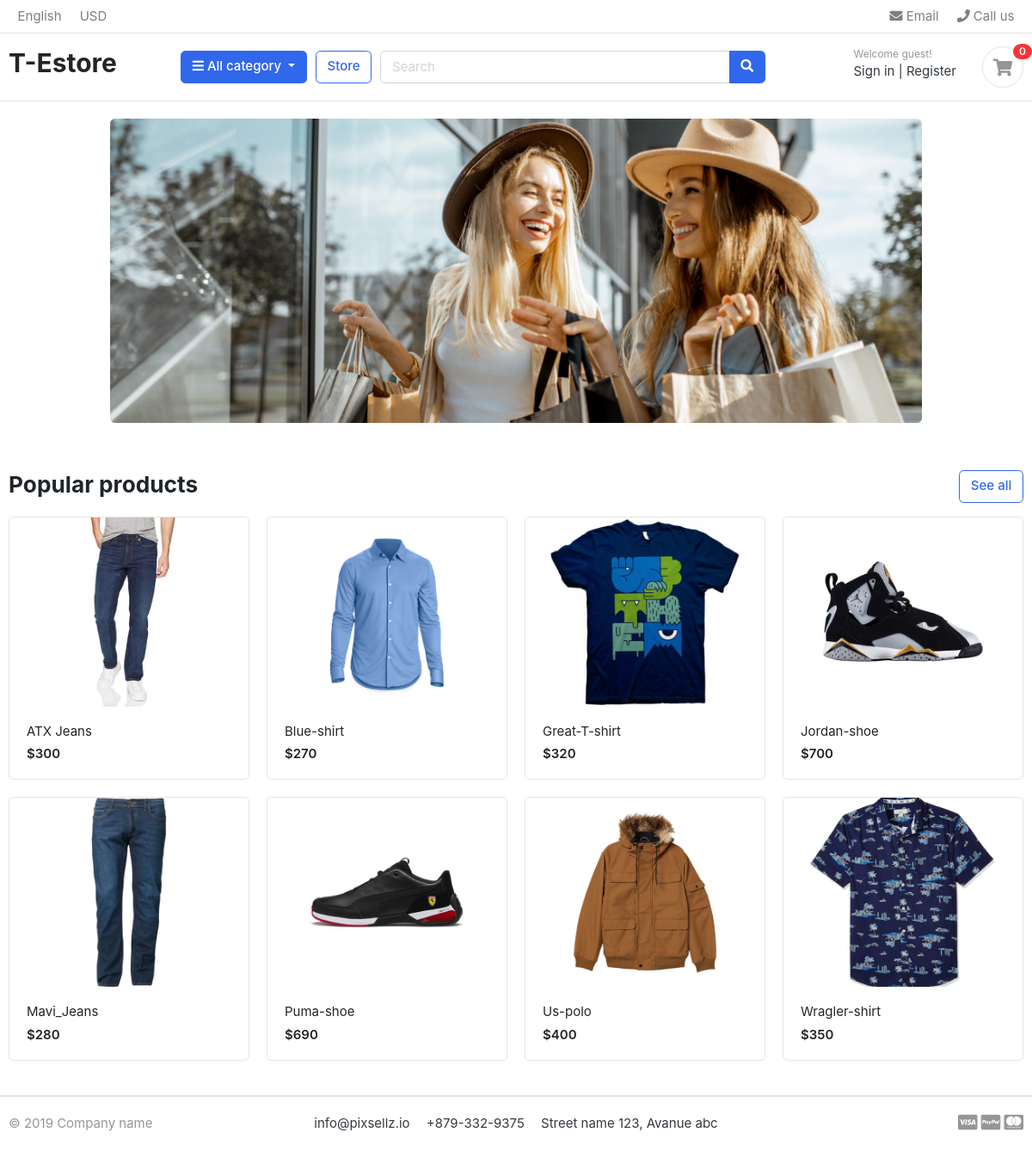
The page / on the database its author committed.
### store/models.py (models this page shows, shortened)
class Product(models.Model):
    product_name= models.CharField(max_length=200)
    slug= models.CharField(max_length=100)
    price= models.IntegerField()
    stock=models.IntegerField()
    description= models.TextField()
    created_date=models.DateTimeField(auto_now_add=True)
    modify_date=models.DateTimeField(auto_now=True)
    is_available=models.BooleanField(default=True)
    images=models.ImageField(upload_to='photos/products')
    cartegory=models.ForeignKey(Cartegory, on_delete=models.CASCADE)
    def get_url(self):
        return reverse('product_details', args=[self.cartegory.slug, self.slug])

### ecommerce/views.py (the view)
# urls.py: 2. Add a URL to urlpatterns:  path('', views.home, name='home')
def home(request):
    products=Product.objects.all().filter(is_available=True)
    product_count=products.count()
    context={'products': products, 'product_count':product_count}
    return render(request, 'home.html', context)

### cart/context_processors.py (called while the page is built)
def counters(request):
    cart_count=0
    if 'admin' in request.path:
        return {}
    else:
        try:
            cart=Cart.objects.all().filter(cart_id=_cart_id(request))
            if request.user.is_authenticated:
                cart_items=CartItem.objects.all().filter(user=request.user)
            else:
                cart_items=CartItem.objects.all().filter(cart=cart[:1])
            for cart_item in cart_items:
                cart_count+=cart_item.quantity
        except Cart.DoesNotExist:
            cart_count=0
            pass
    return dict(cart_count=cart_count)

### cart/views.py (called while the page is built)
def _cart_id(request):
    cart=request.session.session_key
    if not cart:
        cart=request.session.create()
    return cart

### cartegory/context_processor.py (called while the page is built)
def menu_links(self):
    links=Cartegory.objects.all()
    return dict(links=links)

### cartegory/models.py (called while the page is built)
    def get_url(self):
        return reverse('product_by_cartegory', args=[self.slug])

### templates/home.html
{% extends 'base.html' %}
{% load static %}
{% block content %}
<section class="section-intro padding-y-sm">
    <div class="container">
    <div class="intro-banner-wrap" style="display: flex; justify-content:center;">
        <img src="{% static 'images/banners/shop2.jpg' %}" class="img-fluid rounded" style="width: 80%;">
    </div>
    </div>
    </section>
    <section class="section-name padding-y-sm">
    <div class="container">
    <header class="section-heading">
        <a href="{% url 'store' %}" class="btn btn-outline-primary float-right">See all</a>
        <h3 class="section-title">Popular products</h3>
    </header>
    <div class="row">
        {% for product in products %}
        <div class="col-md-3">
            <div class="card card-product-grid">
                <a href="{{product.get_url}}" class="img-wrap"> <img src="{{product.images.url}}"> </a>
                <figcaption class="info-wrap">
                    <a href="{{product.get_url}}" class="title">{{product.product_name}}</a>
                    <div class="price mt-1">${{product.price}}</div>
                </figcaption>
            </div>
        </div>
        {% endfor %}
    </div>
    </div>
    </section>
{% endblock content %}

### static/css/ui.css (style rules this page uses)
html { font-family: "Inter", sans-serif; font-size: 15px; }
.img-wrap { text-align: center; display: block; }
.img-wrap img { max-width: 100%; }
.padding-y-sm { padding-top: 20px; padding-bottom: 20px; }
.section-heading { margin-bottom: 20px; margin-top: 15px; }
.section-title { color: #212529; }
[class*=card-product] a.title { color: #212529; display: block; }
[class*=card-product] .img-wrap { overflow: hidden; position: relative; }
[class*=card-product] .img-wrap img { height: 100%; max-width: 100%; width: auto; display: inline-block; -o-object-fit: cover; object-fit: cover; }
.card-product-grid { margin-bottom: 20px; }
.card-product-grid .img-wrap { border-radius: 0.2rem 0.2rem 0 0; height: 220px; }
.card-product-grid .info-wrap { overflow: hidden; padding: 18px 20px; }
.card .img-wrap { overflow: hidden; }
.price { font-weight: 600; color: #212529; }

### rows shown on the page
Product: images (picture), product_name "ATX Jeans", price "300"
Product: images (picture), product_name "Blue-shirt", price "270"
Product: images (picture), product_name "Great-T-shirt", price "320"
Product: images (picture), product_name "Jordan-shoe", price "700"
Product: images (picture), product_name "Mavi_Jeans", price "280"
Product: images (picture), product_name "Puma-shoe", price "690"
Product: images (picture), product_name "Us-polo", price "400"
Product: images (picture), product_name "Wragler-shirt", price "350"

### other values the page prints
{{ cart_count }} "0"
